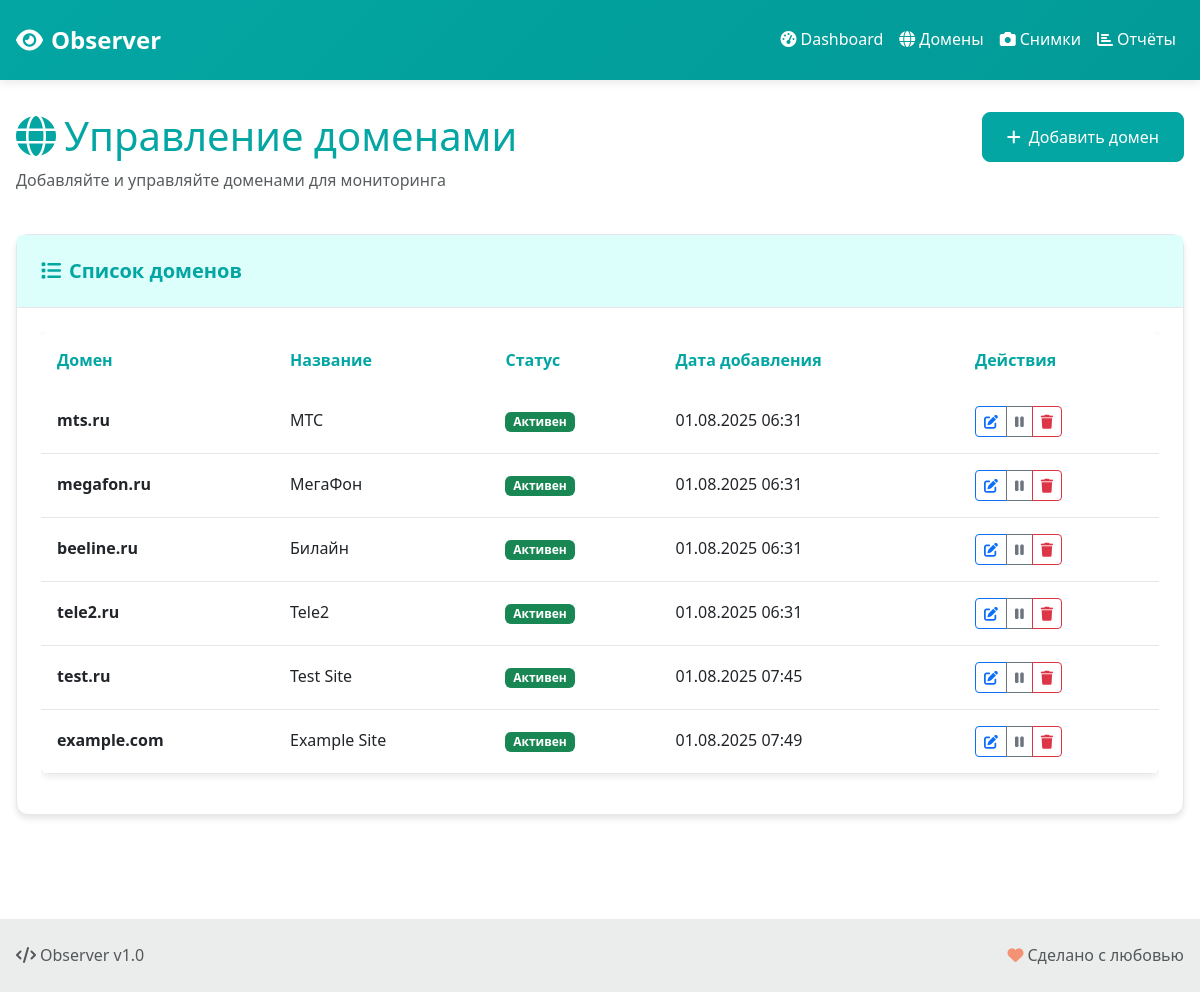
The page /domains on the database as committed earlier.
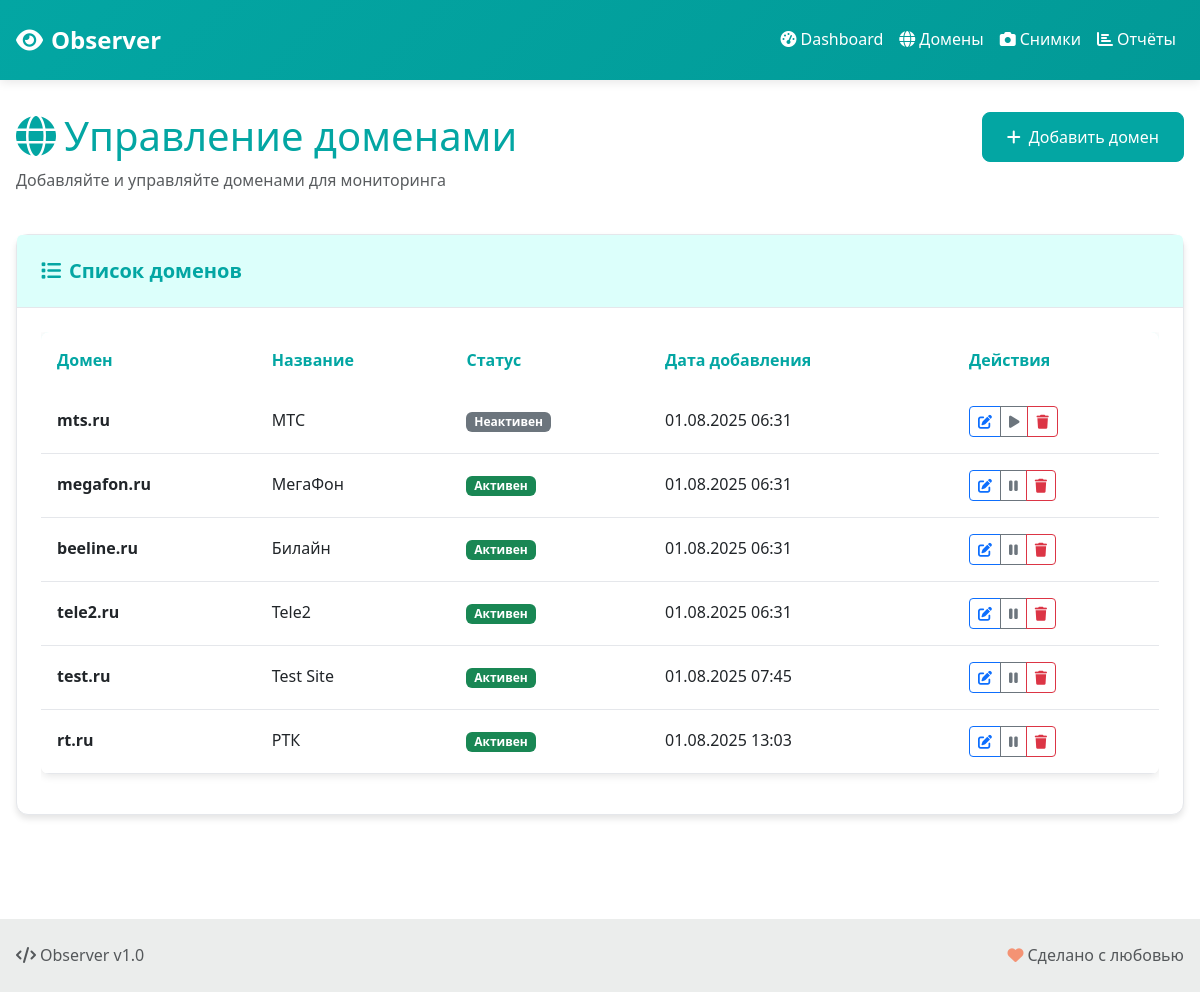
The same page on the database as committed later.
### database/models.py (models this page shows)
class Domain(Base):
    __tablename__ = 'domains'
    id = Column(Integer, primary_key=True)
    name = Column(String(255), unique=True, nullable=False)  # например, 'mts.ru'
    display_name = Column(String(255), nullable=True)  # например, 'МТС'
    is_active = Column(Boolean, default=True)
    created_at = Column(DateTime, default=datetime.utcnow)
    updated_at = Column(DateTime, default=datetime.utcnow, onupdate=datetime.utcnow)
    snapshots = relationship("Snapshot", back_populates="domain")

### main.py (the view)
@app.get("/domains", response_class=HTMLResponse)
async def domains_page(request: Request):
    try:
        session = get_db_session()
        domains = session.query(Domain).all()
        session.close()
        return templates.TemplateResponse("domains.html", {
            "request": request,
            "domains": domains
        })
    except Exception as e:
        raise HTTPException(status_code=500, detail=f"Ошибка загрузки доменов: {str(e)}")

### templates/domains.html (shortened to what this page needs)
{% extends "base.html" %}
{% block content %}
<div class="row mb-4">
    <div class="col">
        <h1 class="text-primary">
            <i class="fas fa-globe me-2"></i>Управление доменами
        </h1>
        <p class="text-muted">Добавляйте и управляйте доменами для мониторинга</p>
    </div>
    <div class="col-auto">
        <button class="btn btn-primary" data-bs-toggle="modal" data-bs-target="#addDomainModal">
            <i class="fas fa-plus me-2"></i>Добавить домен
        </button>
    </div>
</div>
<div class="row">
    <div class="col">
        <div class="card">
            <div class="card-header">
                <h5 class="card-title">
                    <i class="fas fa-list me-2"></i>Список доменов
                </h5>
            </div>
            <div class="card-body">
                {% if domains %}
                    <div class="table-responsive">
                        <table class="table">
                            <thead>
                                <tr>
                                    <th>Домен</th>
                                    <th>Название</th>
                                    <th>Статус</th>
                                    <th>Дата добавления</th>
                                    <th>Действия</th>
                                </tr>
                            </thead>
                            <tbody>
                                {% for domain in domains %}
                                <tr>
                                    <td>
                                        <strong>{{ domain.name }}</strong>
                                    </td>
                                    <td>{{ domain.display_name }}</td>
                                    <td>
                                        {% if domain.is_active %}
                                            <span class="badge bg-success">Активен</span>
                                        {% else %}
                                            <span class="badge bg-secondary">Неактивен</span>
                                        {% endif %}
                                    </td>
                                    <td>
                                        {% if domain.created_at %}
                                            {{ domain.created_at.strftime('%d.%m.%Y %H:%M') }}
                                        {% else %}
                                            <span class="text-muted">-</span>
                                        {% endif %}
                                    </td>
                                    <td>
                                        <div class="btn-group" role="group">
                                            <button class="btn btn-sm btn-outline-primary" onclick="editDomain({{ domain.id }}, '{{ domain.name }}', '{{ domain.display_name }}')">
                                                <i class="fas fa-edit"></i>
                                            </button>
                                            <button class="btn btn-sm btn-outline-secondary" onclick="toggleDomain({{ domain.id }}, {{ domain.is_active|lower }})">
                                                {% if domain.is_active %}
                                                    <i class="fas fa-pause"></i>
                                                {% else %}
                                                    <i class="fas fa-play"></i>
                                                {% endif %}
                                            </button>
                                            <button class="btn btn-sm btn-outline-danger" onclick="deleteDomain({{ domain.id }}, '{{ domain.name }}')">
                                                <i class="fas fa-trash"></i>
                                            </button>
                                        </div>
                                    </td>
                                </tr>
                                {% endfor %}
                            </tbody>
                        </table>
                    </div>
                {% endif %}
            </div>
        </div>
    </div>
</div>
{% endblock %}

### templates/base.html (shortened to what this page needs)
<!DOCTYPE html>
<html lang="ru">
<head>
    <link href="https://cdn.jsdelivr.net/npm/bootstrap@5.3.0/dist/css/bootstrap.min.css" rel="stylesheet">
    <link rel="stylesheet" href="https://cdnjs.cloudflare.com/ajax/libs/font-awesome/6.4.0/css/all.min.css">
    <link rel="stylesheet" href="{{ url_for('static', path='css/style.css') }}">
</head>
<body>
    <nav class="navbar navbar-expand-lg">
        <div class="container">
            <a class="navbar-brand" href="/">
                <i class="fas fa-eye me-2"></i>Observer
            </a>
            <div class="collapse navbar-collapse" id="navbarNav">
                <ul class="navbar-nav ms-auto">
                    <li class="nav-item">
                        <a class="nav-link" href="/">
                            <i class="fas fa-tachometer-alt me-1"></i>Dashboard
                        </a>
                    </li>
                    <li class="nav-item">
                        <a class="nav-link" href="/domains">
                            <i class="fas fa-globe me-1"></i>Домены
                        </a>
                    </li>
                    <li class="nav-item">
                        <a class="nav-link" href="/snapshots">
                            <i class="fas fa-camera me-1"></i>Снимки
                        </a>
                    </li>
                    <li class="nav-item">
                        <a class="nav-link" href="/reports">
                            <i class="fas fa-chart-bar me-1"></i>Отчёты
                        </a>
                    </li>
                </ul>
            </div>
        </div>
    </nav>
    <main class="main-content">
        <div class="container">
            {% block content %}{% endblock %}
        </div>
    </main>
    <footer class="bg-gray-light py-4 mt-5">
        <div class="container">
            <div class="row">
                <div class="col-md-6">
                    <p class="text-muted mb-0">
                        <i class="fas fa-code me-1"></i>Observer v1.0
                    </p>
                </div>
                <div class="col-md-6 text-end">
                    <p class="text-muted mb-0">
                        <i class="fas fa-heart text-accent me-1"></i>Сделано с любовью
                    </p>
                </div>
            </div>
        </div>
    </footer>
</body>
</html>

### static/css/style.css (style rules this page uses)
:root { --primary: #03A6A3; --primary-light: #DCFFFB; --gray-light: #EBEDEC; --accent: #F49374; --white: #FFFFFF; --text-dark: #2C3E50; --text-light: #7F8C8D; --border: #E5E7EB; --shadow: rgba(0, 0, 0, 0.1); }
* { margin: 0; padding: 0; box-sizing: border-box; }
body { font-family: 'Segoe UI', Tahoma, Geneva, Verdana, sans-serif; background-color: var(--white); color: var(--text-dark); line-height: 1.6; }
.navbar { background: linear-gradient(135deg, var(--primary) 0%, #029a97 100%); box-shadow: 0 2px 10px var(--shadow); padding: 1rem 0; }
.navbar-brand { color: var(--white) !important; font-weight: 700; font-size: 1.5rem; }
.navbar-nav .nav-link { color: var(--white) !important; font-weight: 500; transition: all 0.3s ease; }
.container { max-width: 1200px; margin: 0 auto; padding: 0 1rem; }
.main-content { padding: 2rem 0; }
.card { background: var(--white); border: 1px solid var(--border); border-radius: 12px; box-shadow: 0 4px 6px var(--shadow); transition: all 0.3s ease; margin-bottom: 1.5rem; }
.card-header { background: var(--primary-light); border-bottom: 1px solid var(--border); padding: 1.5rem; border-radius: 12px 12px 0 0; }
.card-title { color: var(--primary); font-weight: 600; margin: 0; font-size: 1.25rem; }
.card-body { padding: 1.5rem; }
.btn-primary { background-color: var(--primary); border-color: var(--primary); color: var(--white); font-weight: 500; padding: 0.75rem 1.5rem; border-radius: 8px; transition: all 0.3s ease; }
.table { background: var(--white); border-radius: 8px; overflow: hidden; box-shadow: 0 2px 8px var(--shadow); }
.table thead { background: var(--primary-light); }
.table th { border: none; color: var(--primary); font-weight: 600; padding: 1rem; }
.table td { border: none; border-bottom: 1px solid var(--border); padding: 1rem; vertical-align: middle; }
.text-primary { color: var(--primary) !important; }
.text-accent { color: var(--accent) !important; }
.bg-gray-light { background-color: var(--gray-light) !important; }

Rows that differ between the two databases and show on the page:
removed Domain: name "example.com", display_name "Example Site", is_active "Активен", created_at "01.08.2025 07:49"
changed Domain "mts.ru": is_active "Активен" → "Неактивен"
added Domain: name "rt.ru", display_name "РТК", is_active "Активен", created_at "01.08.2025 13:03"
